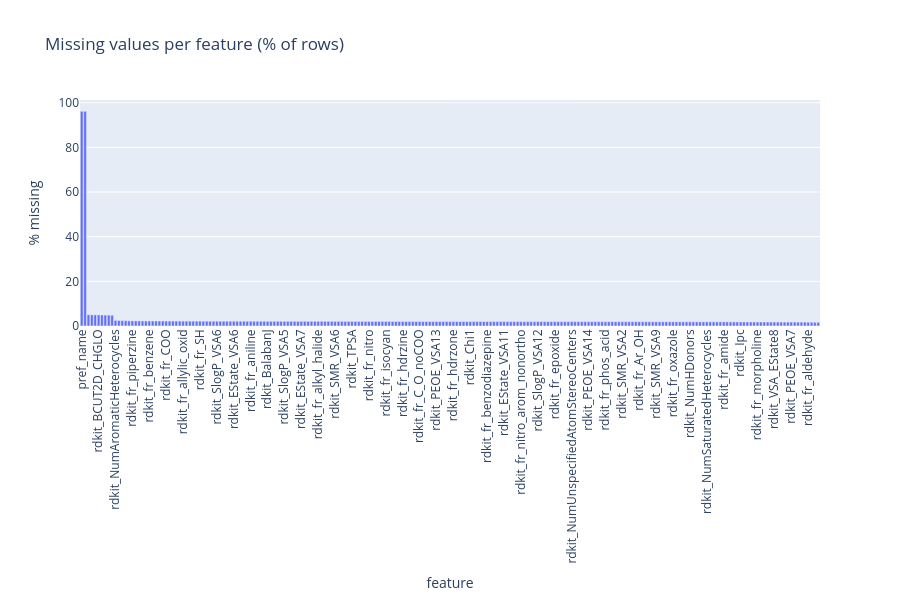

Notebook source saved alongside this figure:
### Code cell
na_pct = (train.isna().mean() * 100).sort_values(ascending=False)
na_pct = na_pct[na_pct > 0]

fig = px.bar(x=na_pct.index, y=na_pct.values,
             labels={"x": "feature", "y": "% missing"},
             title="Missing values per feature (% of rows)")
fig.update_layout(xaxis_tickangle=-90, height=600)
fig.show()

### Figure 1 — Plotly figure (JSON) as saved in the notebook; plotly's stock layout.template omitted (floating-point values rounded to 4 significant figures; data arrays with more than 128 entries replaced by an {"elided": "..."} marker saying what was removed)
{"data": [{"hovertemplate": "feature=%{x}<br>% missing=%{y}<extra></extra>", "legendgroup": "", "marker": {"color": "#636efa", "pattern": {"shape": ""}}, "name": "", "orientation": "v", "showlegend": false, "textposition": "auto", "type": "bar", "x": {"elided": "219 str values"}, "xaxis": "x", "y": {"elided": "219 float values"}, "yaxis": "y"}], "layout": {"barmode": "relative", "height": 600, "legend": {"tracegroupgap": 0}, "title": {"text": "Missing values per feature (% of rows)"}, "xaxis": {"anchor": "y", "domain": [0, 1], "tickangle": -90, "title": {"text": "feature"}}, "yaxis": {"anchor": "x", "domain": [0, 1], "title": {"text": "% missing"}}}}
